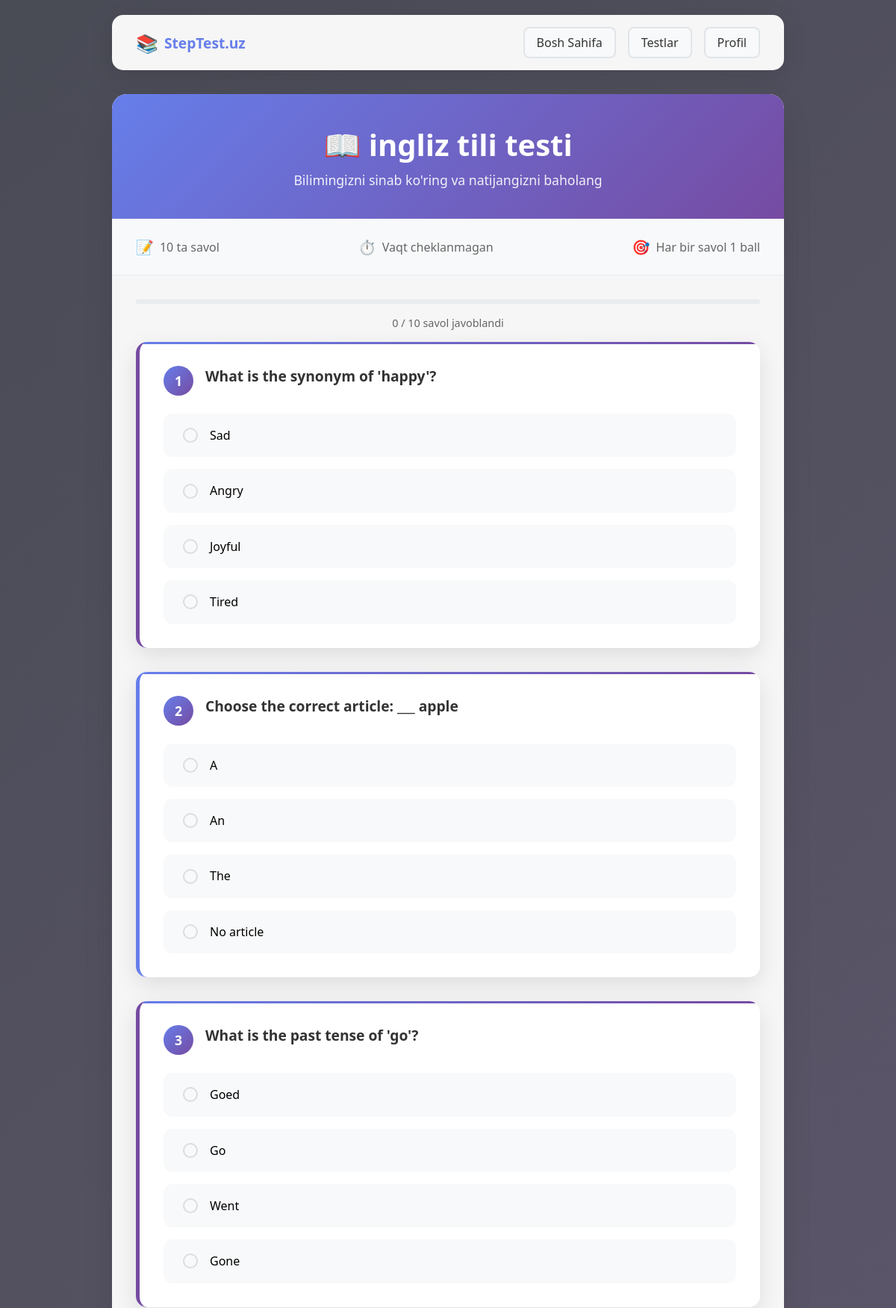
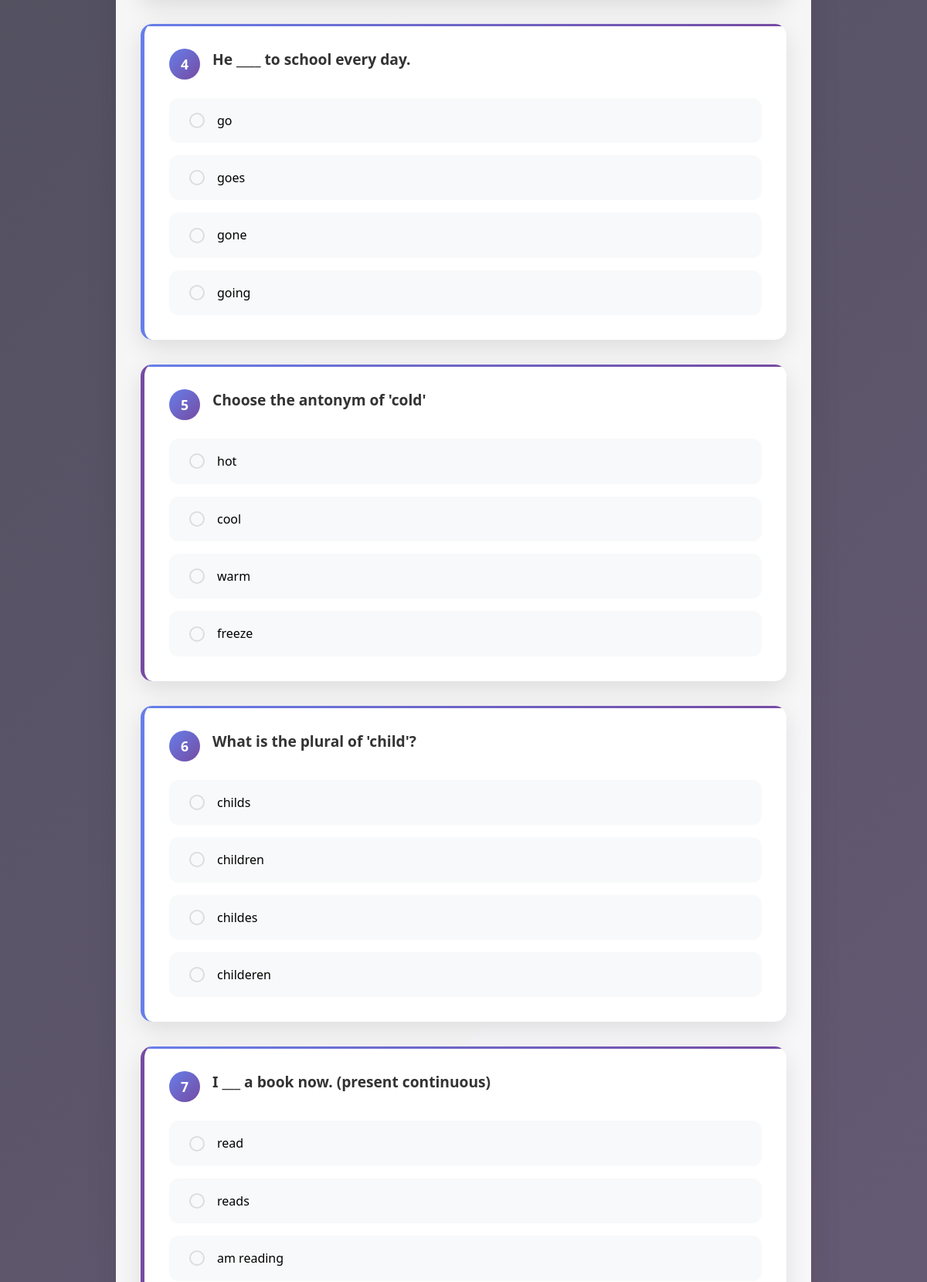
Page /testlar/3/ (signed in, upper part) on the committed database (2 pictures, top to bottom).
### testy/models.py (models this page shows, shortened)
class TestCategory(models.Model):
    name = models.CharField(max_length=100)

class TestQuestion(models.Model):
    category = models.ForeignKey(TestCategory, on_delete=models.CASCADE)
    question = models.TextField()
    a = models.CharField(max_length=255)
    b = models.CharField(max_length=255)
    c = models.CharField(max_length=255)
    d = models.CharField(max_length=255)
    correct = models.CharField(max_length=1)

### testy/views.py (the view, shortened to what this page needs)
# urls.py: path('testlar/<int:category_id>/', views.start_test, name='start'),
@login_required
def start_test(request, category_id):
    category = get_object_or_404(TestCategory, id=category_id)
    questions = TestQuestion.objects.filter(category=category)
    return render(request, 'tests/test_page.html', {'questions': questions, 'category': category})

### testy/templates/tests/test_page.html (shortened to what this page needs)
<!DOCTYPE html>
<html lang="uz">
<head>
</head>
<body>
    <div class="container">
        <nav class="navbar">
            <div class="logo">
                <span class="logo-icon">📚</span>
                <span class="logo-text">StepTest.uz</span>
            </div>
            <div class="nav-right">
                <a href="{% url 'home' %}" class="btn btn-secondary">Bosh Sahifa</a>
                <a href="{% url 'category_list' %}" class="btn btn-secondary">Testlar</a>
                <a href="{% url 'profile' %}" class="btn btn-secondary">Profil</a>
            </div>
        </nav>
        <div class="test-container">
            <div class="test-header">
                <h2 class="test-title">📖 {{ category.name }} testi</h2>
                <p class="test-subtitle">Bilimingizni sinab ko'ring va natijangizni baholang</p>
            </div>
            <div class="test-info">
                <div class="info-item">
                    <span class="info-icon">📝</span>
                    <span>{{ questions|length }} ta savol</span>
                </div>
                <div class="info-item">
                    <span class="info-icon">⏱️</span>
                    <span>Vaqt cheklanmagan</span>
                </div>
                <div class="info-item">
                    <span class="info-icon">🎯</span>
                    <span>Har bir savol 1 ball</span>
                </div>
            </div>
            <div class="test-content">
                {% if questions %}
                    <div class="progress-bar">
                    </div>
                    <div class="progress-text" id="progressText">0 / {{ questions|length }} savol javoblandi</div>
                    <form method="post" class="test-form" id="testForm">
                        {% for question in questions %}
                            <div class="question-card">
                                <div class="question-header">
                                    <div class="question-number">{{ forloop.counter }}</div>
                                    <div class="question-text">{{ question.question }}</div>
                                </div>
                                <div class="options-container">
                                    <div class="option-item">
                                        <label class="option-label">
                                            <input type="radio" name="q{{ question.id }}" value="a" class="option-input" onchange="updateProgress()">
                                            <span class="option-text">{{ question.a }}</span>
                                        </label>
                                    </div>
                                    <div class="option-item">
                                        <label class="option-label">
                                            <input type="radio" name="q{{ question.id }}" value="b" class="option-input" onchange="updateProgress()">
                                            <span class="option-text">{{ question.b }}</span>
                                        </label>
                                    </div>
                                    <div class="option-item">
                                        <label class="option-label">
                                            <input type="radio" name="q{{ question.id }}" value="c" class="option-input" onchange="updateProgress()">
                                            <span class="option-text">{{ question.c }}</span>
                                        </label>
                                    </div>
                                    <div class="option-item">
                                        <label class="option-label">
                                            <input type="radio" name="q{{ question.id }}" value="d" class="option-input" onchange="updateProgress()">
                                            <span class="option-text">{{ question.d }}</span>
                                        </label>
                                    </div>
                                </div>
                            </div>
                        {% endfor %}
                    </form>
                {% else %}
                    <div class="no-questions">
                        <div class="no-questions-icon">❓</div>
                        <h3>Savollar topilmadi</h3>
                        <p>Bu kategoriya uchun hozircha savollar mavjud emas. Keyinroq qaytib ko'ring.</p>
                    </div>
                {% endif %}
            </div>
        </div>
    </div>
</body>
</html>

### testy/templates/tests/test_page.html (style rules this page uses)
* { margin: 0; padding: 0; box-sizing: border-box; }
body { font-family: "Segoe UI", Tahoma, Geneva, Verdana, sans-serif; background: linear-gradient(135deg, #494b55 0%, #6e5f7e 100%); min-height: 100vh; padding: 20px; }
.container { max-width: 900px; margin: 0 auto; }
.navbar { display: flex; justify-content: space-between; align-items: center; background: rgba(255, 255, 255, 0.95); padding: 1rem 2rem; border-radius: 15px; backdrop-filter: blur(10px); box-shadow: 0 8px 32px rgba(0, 0, 0, 0.1); margin-bottom: 2rem; }
.logo { display: flex; align-items: center; gap: 0.5rem; font-weight: bold; color: #333; }
.logo-icon { font-size: 1.5rem; }
.logo-text { font-size: 1.2rem; color: #667eea; }
.nav-right { display: flex; gap: 1rem; }
.btn { padding: 0.5rem 1rem; border: none; border-radius: 8px; cursor: pointer; text-decoration: none; font-weight: 500; transition: all 0.3s ease; }
.btn-secondary { background: #f8f9fa; color: #333; border: 2px solid #e1e5e9; }
.test-container { background: rgba(255, 255, 255, 0.95); border-radius: 20px; box-shadow: 0 20px 40px rgba(0, 0, 0, 0.1); backdrop-filter: blur(10px); overflow: hidden; }
.test-header { background: linear-gradient(135deg, #667eea 0%, #764ba2 100%); color: white; padding: 2.5rem; text-align: center; }
.test-title { font-size: 2.5rem; font-weight: 600; margin-bottom: 0.5rem; }
.test-subtitle { opacity: 0.9; font-size: 1.1rem; }
.test-info { background: #f8f9fa; padding: 1.5rem 2rem; border-bottom: 1px solid #e9ecef; display: flex; justify-content: space-between; align-items: center; flex-wrap: wrap; gap: 1rem; }
.info-item { display: flex; align-items: center; gap: 0.5rem; color: #666; font-weight: 500; }
.info-icon { font-size: 1.2rem; color: #667eea; }
.test-content { padding: 2rem; }
.test-form { display: flex; flex-direction: column; gap: 2rem; }
.question-card { background: white; border-radius: 15px; padding: 2rem; box-shadow: 0 10px 30px rgba(0, 0, 0, 0.1); border-left: 5px solid #667eea; transition: all 0.3s ease; position: relative; overflow: hidden; }
.question-card::before { content: ''; position: absolute; top: 0; left: 0; right: 0; height: 3px; background: linear-gradient(90deg, #667eea 0%, #764ba2 100%); }
.question-card:nth-child(even) { border-left-color: #764ba2; }
.question-header { display: flex; align-items: flex-start; gap: 1rem; margin-bottom: 1.5rem; }
.question-number { background: linear-gradient(135deg, #667eea 0%, #764ba2 100%); color: white; width: 40px; height: 40px; border-radius: 50%; display: flex; align-items: center; justify-content: center; font-weight: bold; font-size: 1.1rem; flex-shrink: 0; }
.question-text { font-size: 1.2rem; font-weight: 600; color: #333; line-height: 1.5; flex: 1; }
.options-container { display: grid; gap: 1rem; }
.option-item { position: relative; }
.option-label { display: flex; align-items: center; gap: 1rem; padding: 1rem 1.5rem; background: #f8f9fa; border-radius: 12px; cursor: pointer; transition: all 0.3s ease; border: 2px solid transparent; font-size: 1rem; line-height: 1.4; }
.option-input { appearance: none; width: 20px; height: 20px; border: 2px solid #ddd; border-radius: 50%; position: relative; cursor: pointer; transition: all 0.3s ease; flex-shrink: 0; }
.option-text { flex: 1; transition: all 0.3s ease; }
.progress-bar { background: #e9ecef; height: 6px; border-radius: 3px; overflow: hidden; margin-bottom: 1rem; }
.progress-text { text-align: center; color: #666; font-size: 0.9rem; margin-bottom: 1rem; }
.question-card { opacity: 0; transform: translateY(30px); animation: slideInUp 0.6s ease forwards; }
.question-card:nth-child(2) { animation-delay: 0.2s; }
.question-card:nth-child(3) { animation-delay: 0.3s; }
.question-card:nth-child(4) { animation-delay: 0.4s; }
.question-card:nth-child(5) { animation-delay: 0.5s; }
.question-card:nth-child(n+6) { animation-delay: 0.6s; }

### rows in the picture
TestCategory: name "ingliz tili"
TestQuestion: question "What is the synonym of 'happy'?", a "Sad", b "Angry", c "Joyful", d "Tired"
TestQuestion: question "Choose the correct article: ___ apple", a "A", b "An", c "The", d "No article"
TestQuestion: question "What is the past tense of 'go'?", a "Goed", b "Go", c "Went", d "Gone"
TestQuestion: question "He ____ to school every day.", a "go", b "goes", c "gone", d "going"
TestQuestion: question "Choose the antonym of 'cold'", a "hot", b "cool", c "warm", d "freeze"
TestQuestion: question "What is the plural of 'child'?", a "childs", b "children", c "childes", d "childeren"
TestQuestion: question "I ___ a book now. (present continuous)", a "read", b "reads", c "am reading"

### other values in the picture
{{ questions|length }} "10"
